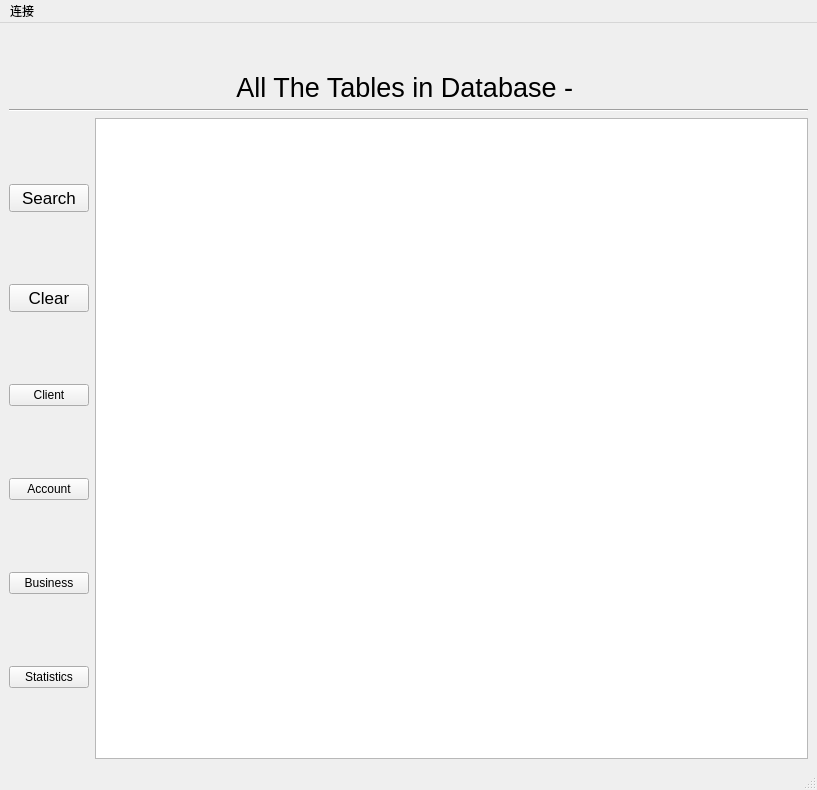
<?xml version="1.0" encoding="UTF-8"?>
<ui version="4.0">
 <class>TablePage</class>
 <widget class="QMainWindow" name="TablePage">
  <property name="geometry">
   <rect>
    <x>0</x>
    <y>0</y>
    <width>817</width>
    <height>790</height>
   </rect>
  </property>
  <property name="sizePolicy">
   <sizepolicy hsizetype="Expanding" vsizetype="Expanding">
    <horstretch>0</horstretch>
    <verstretch>0</verstretch>
   </sizepolicy>
  </property>
  <property name="windowTitle">
   <string>DataBase ShowTable</string>
  </property>
  <widget class="QWidget" name="centralwidget">
   <property name="sizePolicy">
    <sizepolicy hsizetype="Expanding" vsizetype="Expanding">
     <horstretch>0</horstretch>
     <verstretch>0</verstretch>
    </sizepolicy>
   </property>
   <layout class="QGridLayout" name="gridLayout_3">
    <item row="5" column="0" rowspan="2">
     <layout class="QVBoxLayout" name="verticalLayout">
      <property name="sizeConstraint">
       <enum>QLayout::SetFixedSize</enum>
      </property>
      <item>
       <spacer name="verticalSpacer">
        <property name="orientation">
         <enum>Qt::Vertical</enum>
        </property>
        <property name="sizeType">
         <enum>QSizePolicy::Fixed</enum>
        </property>
        <property name="sizeHint" stdset="0">
         <size>
          <width>20</width>
          <height>40</height>
         </size>
        </property>
       </spacer>
      </item>
      <item>
       <widget class="QLabel" name="title">
        <property name="sizePolicy">
         <sizepolicy hsizetype="Preferred" vsizetype="Fixed">
          <horstretch>0</horstretch>
          <verstretch>0</verstretch>
         </sizepolicy>
        </property>
        <property name="font">
         <font>
          <pointsize>20</pointsize>
         </font>
        </property>
        <property name="text">
         <string>All The Tables in Database - </string>
        </property>
        <property name="alignment">
         <set>Qt::AlignCenter</set>
        </property>
       </widget>
      </item>
      <item>
       <widget class="Line" name="line">
        <property name="orientation">
         <enum>Qt::Horizontal</enum>
        </property>
       </widget>
      </item>
     </layout>
    </item>
    <item row="8" column="0">
     <layout class="QGridLayout" name="gridLayout">
      <property name="sizeConstraint">
       <enum>QLayout::SetMaximumSize</enum>
      </property>
      <item row="0" column="3">
       <layout class="QHBoxLayout" name="horizontalLayout_4">
        <item>
         <widget class="QTableWidget" name="table">
          <property name="minimumSize">
           <size>
            <width>0</width>
            <height>300</height>
           </size>
          </property>
          <property name="font">
           <font>
            <pointsize>11</pointsize>
           </font>
          </property>
         </widget>
        </item>
       </layout>
      </item>
      <item row="0" column="2">
       <layout class="QGridLayout" name="gridLayout_2">
        <property name="sizeConstraint">
         <enum>QLayout::SetNoConstraint</enum>
        </property>
        <item row="3" column="0">
         <widget class="QPushButton" name="ClientBtn">
          <property name="text">
           <string>Client</string>
          </property>
         </widget>
        </item>
        <item row="5" column="0">
         <widget class="QPushButton" name="BusinessBtn">
          <property name="text">
           <string>Business</string>
          </property>
         </widget>
        </item>
        <item row="0" column="0">
         <widget class="QPushButton" name="SearchBtn">
          <property name="maximumSize">
           <size>
            <width>150</width>
            <height>16777215</height>
           </size>
          </property>
          <property name="font">
           <font>
            <pointsize>13</pointsize>
           </font>
          </property>
          <property name="text">
           <string>Search</string>
          </property>
         </widget>
        </item>
        <item row="1" column="0">
         <widget class="QPushButton" name="ClearBtn">
          <property name="maximumSize">
           <size>
            <width>150</width>
            <height>16777215</height>
           </size>
          </property>
          <property name="font">
           <font>
            <pointsize>13</pointsize>
           </font>
          </property>
          <property name="text">
           <string>Clear</string>
          </property>
         </widget>
        </item>
        <item row="6" column="0">
         <widget class="QPushButton" name="StatisticsBtn">
          <property name="text">
           <string>Statistics</string>
          </property>
         </widget>
        </item>
        <item row="4" column="0">
         <widget class="QPushButton" name="AccountBtn">
          <property name="text">
           <string>Account</string>
          </property>
         </widget>
        </item>
       </layout>
      </item>
     </layout>
    </item>
   </layout>
  </widget>
  <widget class="QMenuBar" name="menubar">
   <property name="geometry">
    <rect>
     <x>0</x>
     <y>0</y>
     <width>817</width>
     <height>24</height>
    </rect>
   </property>
   <widget class="QMenu" name="Connect">
    <property name="title">
     <string>连接</string>
    </property>
    <addaction name="actionLogin"/>
    <addaction name="actionLogout"/>
   </widget>
   <addaction name="Connect"/>
  </widget>
  <widget class="QStatusBar" name="statusbar"/>
  <action name="actionLogin">
   <property name="text">
    <string>Login</string>
   </property>
  </action>
  <action name="actionLogout">
   <property name="text">
    <string>Logout</string>
   </property>
  </action>
 </widget>
 <resources/>
 <connections/>
</ui>
